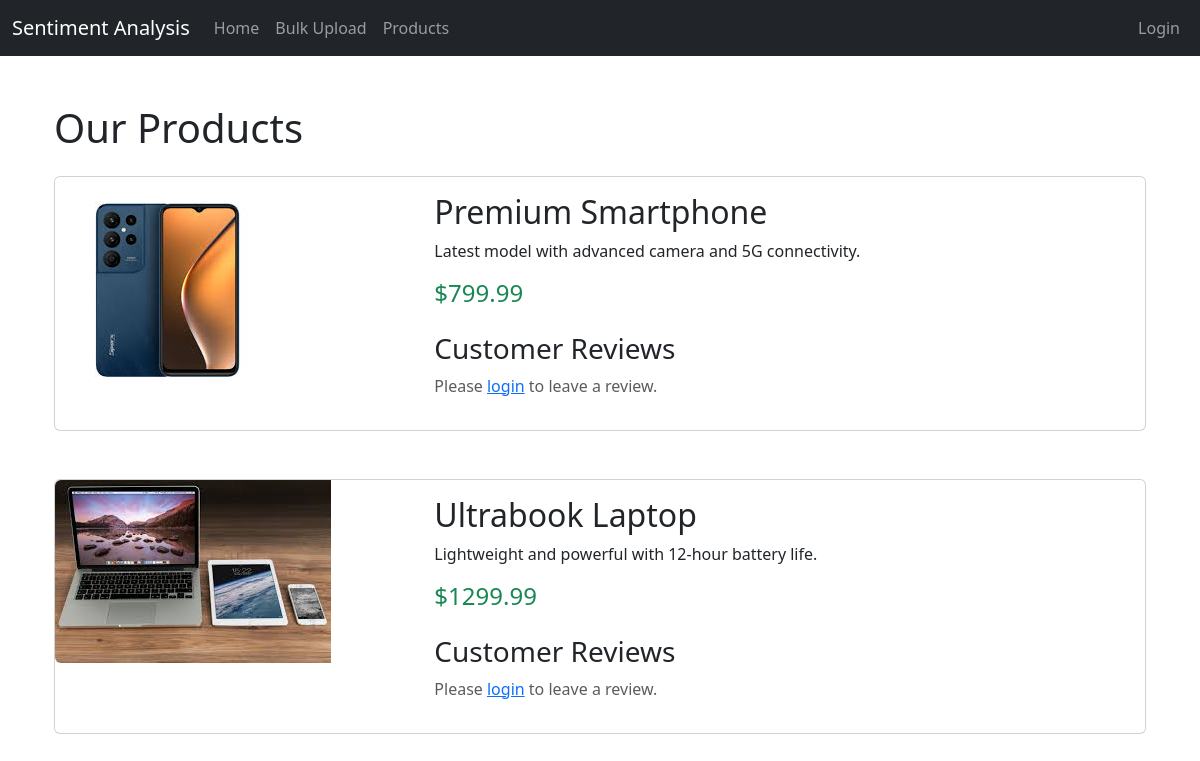
/products, run on an earlier commit of the app's database.
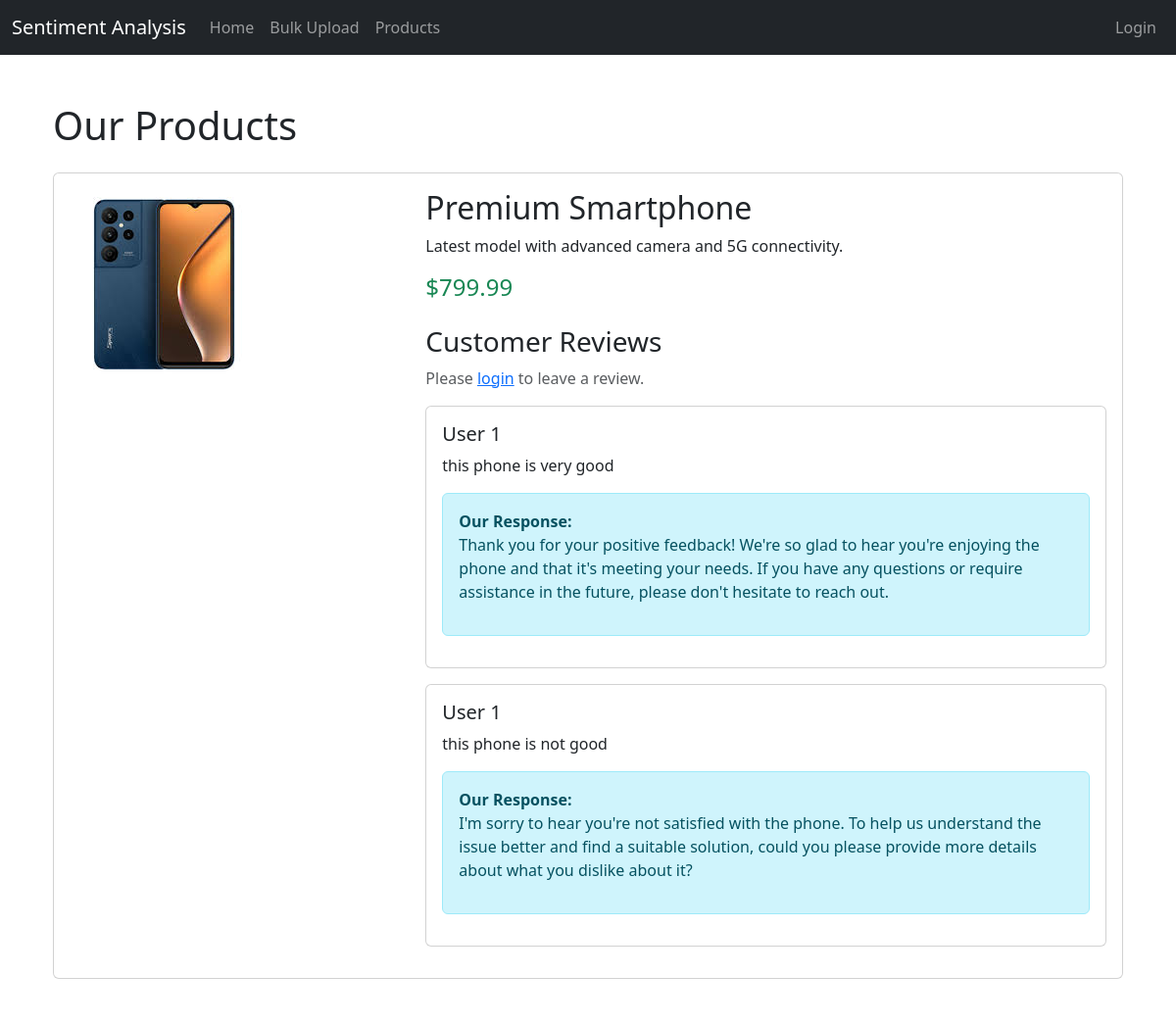
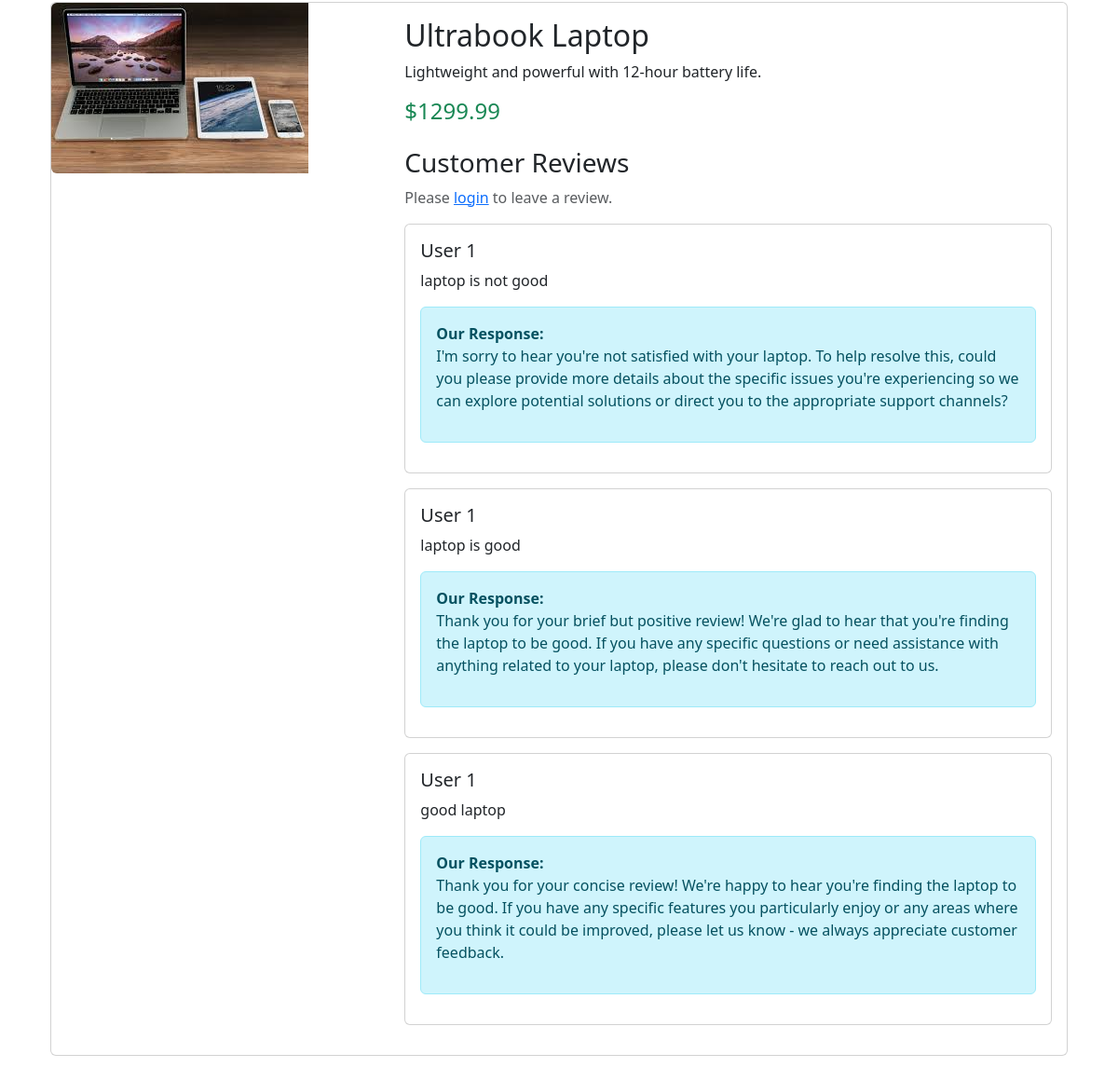
And on a later commit of the database (2 pictures, top to bottom).
### app/models.py (models this page shows)
class Review(db.Model):
    id = db.Column(db.Integer, primary_key=True)
    text = db.Column(db.String(500), nullable=False)
    sentiment = db.Column(db.String(20), nullable=True)
    reply = db.Column(db.String(500), nullable=True)
    user_id = db.Column(db.Integer, db.ForeignKey('user.id'), nullable=False)

### app/routes.py (the view)
@main.route('/products')
def products():
    reviews = Review.query.order_by(Review.id.desc()).limit(10).all()
    reviews_phone = [r for r in reviews if 'phone' in r.text.lower()]
    reviews_laptop = [r for r in reviews if 'laptop' in r.text.lower()]
    return render_template('products.html',
                         reviews_phone=reviews_phone,
                         reviews_laptop=reviews_laptop)

### app/templates/products.html (shortened to what this page needs)
{% extends 'base.html' %}
{% block content %}
<div class="container mt-5">
    <h1 class="mb-4">Our Products</h1>
    <div class="card mb-5">
        <div class="row g-0">
            <div class="col-md-4">
                <img src="/static/images/mobile.jpeg" class="img-fluid rounded-start" alt="Smartphone">
            </div>
            <div class="col-md-8">
                <div class="card-body">
                    <h2 class="card-title">Premium Smartphone</h2>
                    <p class="card-text">Latest model with advanced camera and 5G connectivity.</p>
                    <p class="text-success h4">$799.99</p>
                    <div class="mt-4">
                        <h3>Customer Reviews</h3>
                        {% if current_user.is_authenticated %}
                        <form method="POST" action="{{ url_for('main.analyze') }}" class="mb-4">
                            <input type="hidden" name="redirect_to" value="products">
                            <div class="mb-3">
                                <textarea class="form-control" name="review" rows="3" placeholder="Write your review..." required></textarea>
                            </div>
                            <button type="submit" class="btn btn-primary">Submit Review</button>
                        </form>
                        {% else %}
                        <p class="text-muted">Please <a href="{{ url_for('main.login') }}">login</a> to leave a review.</p>
                        {% endif %}
                        <div class="reviews-container">
                            {% for review in reviews_phone %}
                            <div class="card mb-3">
                                <div class="card-body">
                                    <h5>User {{ review.user_id }}</h5>
                                    <p class="card-text">{{ review.text }}</p>
                                    {% if review.reply %}
                                    <div class="alert alert-info mt-2">
                                        <strong>Our Response:</strong>
                                        <p>{{ review.reply }}</p>
                                    </div>
                                    {% elif current_user.is_authenticated and current_user.role == 'admin' %}
                                    <button class="btn btn-sm btn-primary analyze-btn"
                                            data-review-id="{{ review.id }}">
                                        Generate Response
                                    </button>
                                    {% endif %}
                                </div>
                            </div>
                            {% endfor %}
                        </div>
                    </div>
                </div>
            </div>
        </div>
    </div>
    <div class="card mb-5">
        <div class="row g-0">
            <div class="col-md-4">
                <img src="/static/images/laptop.jpeg" class="img-fluid rounded-start" alt="Laptop">
            </div>
            <div class="col-md-8">
                <div class="card-body">
                    <h2 class="card-title">Ultrabook Laptop</h2>
                    <p class="card-text">Lightweight and powerful with 12-hour battery life.</p>
                    <p class="text-success h4">$1299.99</p>
                    <div class="mt-4">
                        <h3>Customer Reviews</h3>
                        {% if current_user.is_authenticated %}
                        <form method="POST" action="{{ url_for('main.analyze') }}" class="mb-4">
                            <input type="hidden" name="redirect_to" value="products">
                            <div class="mb-3">
                                <textarea class="form-control" name="review" rows="3" placeholder="Write your review..." required></textarea>
                            </div>
                            <button type="submit" class="btn btn-primary">Submit Review</button>
                        </form>
                        {% else %}
                        <p class="text-muted">Please <a href="{{ url_for('main.login') }}">login</a> to leave a review.</p>
                        {% endif %}
                        <div class="reviews-container">
                            {% for review in reviews_laptop %}
                            <div class="card mb-3">
                                <div class="card-body">
                                    <h5>User {{ review.user_id }}</h5>
                                    <p class="card-text">{{ review.text }}</p>
                                    {% if review.reply %}
                                    <div class="alert alert-info mt-2">
                                        <strong>Our Response:</strong>
                                        <p>{{ review.reply }}</p>
                                    </div>
                                    {% elif current_user.is_authenticated and current_user.role == 'admin' %}
                                    <button class="btn btn-sm btn-primary analyze-btn"
                                            data-review-id="{{ review.id }}">
                                        Generate Response
                                    </button>
                                    {% endif %}
                                </div>
                            </div>
                            {% endfor %}
                        </div>
                    </div>
                </div>
            </div>
        </div>
    </div>
</div>
{% endblock %}

### app/templates/base.html (shortened to what this page needs)
<!DOCTYPE html>
<html lang="en">
<head>
    <link href="https://cdn.jsdelivr.net/npm/bootstrap@5.3.0-alpha1/dist/css/bootstrap.min.css" rel="stylesheet">
</head>
<body>
    <nav class="navbar navbar-expand-lg navbar-dark bg-dark">
        <div class="container-fluid">
            <a class="navbar-brand" href="{{ url_for('main.user_dashboard') }}">Sentiment Analysis</a>
            <div class="collapse navbar-collapse" id="navbarNav">
                <ul class="navbar-nav">
                    <li class="nav-item">
                        <a class="nav-link" href="{{ url_for('main.user_dashboard') }}">Home</a>
                    </li>
                    <li class="nav-item">
                        <a class="nav-link" href="{{ url_for('main.bulk_upload') }}">Bulk Upload</a>
                    </li>
                    <li class="nav-item">
                            <a class="nav-link" href="{{ url_for('main.products') }}">Products</a>
                    </li>
                </ul>
                <ul class="navbar-nav ms-auto">
                    {% if current_user.is_authenticated %}
                        <li class="nav-item">
                            <a class="nav-link" href="{{ url_for('main.logout') }}">Logout</a>
                        </li>
                    {% else %}
                        <li class="nav-item">
                            <a class="nav-link" href="{{ url_for('main.login') }}">Login</a>
                        </li>
                    {% endif %}
                </ul>
            </div>
        </div>
    </nav>
    <div class="container mt-4">
        {% block content %}{% endblock %}
    </div>
</body>
</html>

What changed in the data, as far as the page shows it:
added Review: user_id "1", text "this phone is very good", reply "Thank you for your positive feedback! We're so glad to hear you're enjoying the phone and that it's meeting your needs. If you have any questions or require assistance in the future, please don't hesitate to reach out.", shown under "Customer Reviews"
added Review: user_id "1", text "this phone is not good", reply "I'm sorry to hear you're not satisfied with the phone. To help us understand the issue better and find a suitable solution, could you please provide more details about what you dislike about it?", shown under "Customer Reviews"
added Review: user_id "1", text "laptop is not good", reply "I'm sorry to hear you're not satisfied with your laptop. To help resolve this, could you please provide more details about the specific issues you're experiencing so we can explore potential solutions or direct you to the appropriate support channels?", shown under "Customer Reviews"
now on this page (row edited): Review: user_id "1", text "laptop is good", reply "Thank you for your brief but positive review! We're glad to hear that you're finding the laptop to be good. If you have any specific questions or need assistance with anything related to your laptop, please don't hesitate to reach out to us.", shown under "Customer Reviews"
now on this page (row edited): Review: user_id "1", text "good laptop", reply "Thank you for your concise review! We're happy to hear you're finding the laptop to be good. If you have any specific features you particularly enjoy or any areas where you think it could be improved, please let us know - we always appreciate customer feedback.", shown under "Customer Reviews"
